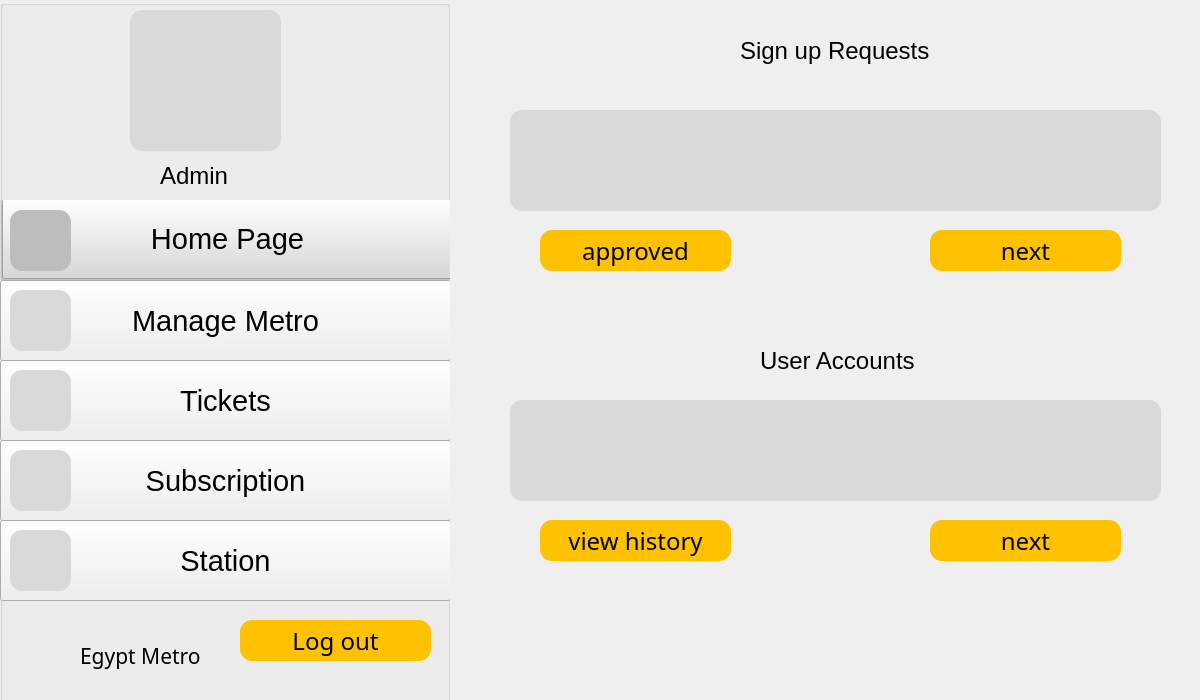
<?xml version="1.0" encoding="UTF-8"?>
<ui version="4.0">
 <class>admin</class>
 <widget class="QDockWidget" name="admin">
  <property name="geometry">
   <rect>
    <x>0</x>
    <y>0</y>
    <width>1200</width>
    <height>700</height>
   </rect>
  </property>
  <property name="windowTitle">
   <string>DockWidget</string>
  </property>
  <widget class="QWidget" name="dockWidgetContents">
   <widget class="QGroupBox" name="groupBox">
    <property name="geometry">
     <rect>
      <x>0</x>
      <y>0</y>
      <width>450</width>
      <height>721</height>
     </rect>
    </property>
    <property name="title">
     <string/>
    </property>
    <widget class="QGroupBox" name="groupBox_2">
     <property name="geometry">
      <rect>
       <x>0</x>
       <y>200</y>
       <width>451</width>
       <height>80</height>
      </rect>
     </property>
     <property name="styleSheet">
      <string notr="true">background-color: #D9D9D9;</string>
     </property>
     <property name="title">
      <string/>
     </property>
     <widget class="QPushButton" name="pushButton1">
      <property name="geometry">
       <rect>
        <x>2</x>
        <y>-2</y>
        <width>451</width>
        <height>81</height>
       </rect>
      </property>
      <property name="font">
       <font>
        <pointsize>22</pointsize>
       </font>
      </property>
      <property name="text">
       <string>Home Page</string>
      </property>
     </widget>
     <widget class="QLabel" name="imghome">
      <property name="geometry">
       <rect>
        <x>20</x>
        <y>20</y>
        <width>49</width>
        <height>41</height>
       </rect>
      </property>
      <property name="styleSheet">
       <string notr="true">background-color: #BDBDBD;</string>
      </property>
      <property name="text">
       <string/>
      </property>
     </widget>
     <widget class="QLabel" name="label_3">
      <property name="geometry">
       <rect>
        <x>10</x>
        <y>10</y>
        <width>61</width>
        <height>61</height>
       </rect>
      </property>
      <property name="styleSheet">
       <string notr="true">background-color: #BDBDBD;
border-radius: 12;
</string>
      </property>
      <property name="text">
       <string/>
      </property>
     </widget>
    </widget>
    <widget class="QLabel" name="metroimg">
     <property name="geometry">
      <rect>
       <x>10</x>
       <y>620</y>
       <width>61</width>
       <height>51</height>
      </rect>
     </property>
     <property name="text">
      <string/>
     </property>
    </widget>
    <widget class="QLabel" name="label_13">
     <property name="geometry">
      <rect>
       <x>80</x>
       <y>640</y>
       <width>161</width>
       <height>31</height>
      </rect>
     </property>
     <property name="font">
      <font>
       <family>BAXAUTRIAL</family>
       <pointsize>16</pointsize>
      </font>
     </property>
     <property name="text">
      <string>Egypt Metro</string>
     </property>
    </widget>
    <widget class="QLabel" name="adminimg">
     <property name="geometry">
      <rect>
       <x>130</x>
       <y>10</y>
       <width>151</width>
       <height>141</height>
      </rect>
     </property>
     <property name="styleSheet">
      <string notr="true">background-color: #D9D9D9;
border-radius: 12;</string>
     </property>
     <property name="text">
      <string/>
     </property>
    </widget>
    <widget class="QLabel" name="label">
     <property name="geometry">
      <rect>
       <x>160</x>
       <y>160</y>
       <width>101</width>
       <height>31</height>
      </rect>
     </property>
     <property name="font">
      <font>
       <pointsize>18</pointsize>
      </font>
     </property>
     <property name="text">
      <string>Admin</string>
     </property>
    </widget>
    <widget class="QPushButton" name="pushButton_11">
     <property name="geometry">
      <rect>
       <x>240</x>
       <y>620</y>
       <width>191</width>
       <height>41</height>
      </rect>
     </property>
     <property name="font">
      <font>
       <family>BAXAUTRIAL</family>
       <pointsize>18</pointsize>
      </font>
     </property>
     <property name="styleSheet">
      <string notr="true">background-color: #FFC200;
border-radius: 12;
color: black;</string>
     </property>
     <property name="text">
      <string>Log out</string>
     </property>
    </widget>
    <widget class="QPushButton" name="pushButton_4">
     <property name="geometry">
      <rect>
       <x>0</x>
       <y>280</y>
       <width>451</width>
       <height>81</height>
      </rect>
     </property>
     <property name="font">
      <font>
       <pointsize>22</pointsize>
      </font>
     </property>
     <property name="text">
      <string>Manage Metro</string>
     </property>
    </widget>
    <widget class="QLabel" name="manimg">
     <property name="geometry">
      <rect>
       <x>20</x>
       <y>300</y>
       <width>51</width>
       <height>41</height>
      </rect>
     </property>
     <property name="styleSheet">
      <string notr="true">background-color: #D9D9D9;
</string>
     </property>
     <property name="text">
      <string/>
     </property>
    </widget>
    <widget class="QLabel" name="label_5">
     <property name="geometry">
      <rect>
       <x>10</x>
       <y>290</y>
       <width>61</width>
       <height>61</height>
      </rect>
     </property>
     <property name="styleSheet">
      <string notr="true">background-color: #D9D9D9;
border-radius: 12;</string>
     </property>
     <property name="text">
      <string/>
     </property>
    </widget>
    <widget class="QPushButton" name="pushButton_3">
     <property name="geometry">
      <rect>
       <x>0</x>
       <y>360</y>
       <width>451</width>
       <height>81</height>
      </rect>
     </property>
     <property name="font">
      <font>
       <pointsize>22</pointsize>
      </font>
     </property>
     <property name="styleSheet">
      <string notr="true">text-allignment:left;</string>
     </property>
     <property name="text">
      <string>Tickets</string>
     </property>
    </widget>
    <widget class="QLabel" name="label_7">
     <property name="geometry">
      <rect>
       <x>10</x>
       <y>370</y>
       <width>61</width>
       <height>61</height>
      </rect>
     </property>
     <property name="styleSheet">
      <string notr="true">background-color: #D9D9D9;
border-radius: 12;</string>
     </property>
     <property name="text">
      <string/>
     </property>
    </widget>
    <widget class="QPushButton" name="pushButton_5">
     <property name="geometry">
      <rect>
       <x>0</x>
       <y>440</y>
       <width>451</width>
       <height>81</height>
      </rect>
     </property>
     <property name="font">
      <font>
       <pointsize>22</pointsize>
      </font>
     </property>
     <property name="text">
      <string>Subscription</string>
     </property>
    </widget>
    <widget class="QLabel" name="subimg">
     <property name="geometry">
      <rect>
       <x>20</x>
       <y>460</y>
       <width>49</width>
       <height>41</height>
      </rect>
     </property>
     <property name="styleSheet">
      <string notr="true">background-color: #D9D9D9;</string>
     </property>
     <property name="text">
      <string/>
     </property>
    </widget>
    <widget class="QLabel" name="label_9">
     <property name="geometry">
      <rect>
       <x>10</x>
       <y>450</y>
       <width>61</width>
       <height>61</height>
      </rect>
     </property>
     <property name="styleSheet">
      <string notr="true">background-color: #D9D9D9;
border-radius: 12;</string>
     </property>
     <property name="text">
      <string/>
     </property>
    </widget>
    <widget class="QPushButton" name="pushButton_2">
     <property name="geometry">
      <rect>
       <x>0</x>
       <y>520</y>
       <width>451</width>
       <height>81</height>
      </rect>
     </property>
     <property name="font">
      <font>
       <pointsize>22</pointsize>
      </font>
     </property>
     <property name="text">
      <string>Station</string>
     </property>
    </widget>
    <widget class="QLabel" name="label_11">
     <property name="geometry">
      <rect>
       <x>10</x>
       <y>530</y>
       <width>61</width>
       <height>61</height>
      </rect>
     </property>
     <property name="styleSheet">
      <string notr="true">background-color: #D9D9D9;
border-radius: 12;</string>
     </property>
     <property name="text">
      <string/>
     </property>
    </widget>
   </widget>
   <widget class="QLabel" name="label_2">
    <property name="geometry">
     <rect>
      <x>740</x>
      <y>30</y>
      <width>211</width>
      <height>41</height>
     </rect>
    </property>
    <property name="font">
     <font>
      <pointsize>18</pointsize>
     </font>
    </property>
    <property name="text">
     <string>Sign up Requests</string>
    </property>
   </widget>
   <widget class="QLabel" name="label_4">
    <property name="geometry">
     <rect>
      <x>760</x>
      <y>340</y>
      <width>161</width>
      <height>41</height>
     </rect>
    </property>
    <property name="font">
     <font>
      <pointsize>18</pointsize>
     </font>
    </property>
    <property name="text">
     <string>User Accounts</string>
    </property>
   </widget>
   <widget class="QTextBrowser" name="textBrowser">
    <property name="geometry">
     <rect>
      <x>510</x>
      <y>110</y>
      <width>651</width>
      <height>101</height>
     </rect>
    </property>
    <property name="styleSheet">
     <string notr="true">background-color: #D9D9D9;
border-radius: 12;</string>
    </property>
   </widget>
   <widget class="QTextBrowser" name="textBrowser_2">
    <property name="geometry">
     <rect>
      <x>510</x>
      <y>400</y>
      <width>651</width>
      <height>101</height>
     </rect>
    </property>
    <property name="styleSheet">
     <string notr="true">background-color: #D9D9D9;
border-radius: 12;</string>
    </property>
   </widget>
   <widget class="QPushButton" name="pushButton_12">
    <property name="geometry">
     <rect>
      <x>540</x>
      <y>230</y>
      <width>191</width>
      <height>41</height>
     </rect>
    </property>
    <property name="font">
     <font>
      <family>BAXAUTRIAL</family>
      <pointsize>18</pointsize>
     </font>
    </property>
    <property name="styleSheet">
     <string notr="true">background-color: #FFC200;
border-radius: 12;
color: black;</string>
    </property>
    <property name="text">
     <string>approved</string>
    </property>
   </widget>
   <widget class="QPushButton" name="pushButton_13">
    <property name="geometry">
     <rect>
      <x>930</x>
      <y>230</y>
      <width>191</width>
      <height>41</height>
     </rect>
    </property>
    <property name="font">
     <font>
      <family>BAXAUTRIAL</family>
      <pointsize>18</pointsize>
     </font>
    </property>
    <property name="styleSheet">
     <string notr="true">background-color: #FFC200;
border-radius: 12;
color: black;</string>
    </property>
    <property name="text">
     <string>next</string>
    </property>
   </widget>
   <widget class="QPushButton" name="pushButton_14">
    <property name="geometry">
     <rect>
      <x>540</x>
      <y>520</y>
      <width>191</width>
      <height>41</height>
     </rect>
    </property>
    <property name="font">
     <font>
      <family>BAXAUTRIAL</family>
      <pointsize>18</pointsize>
     </font>
    </property>
    <property name="styleSheet">
     <string notr="true">background-color: #FFC200;
border-radius: 12;
color: black;</string>
    </property>
    <property name="text">
     <string>view history</string>
    </property>
   </widget>
   <widget class="QPushButton" name="pushButton_15">
    <property name="geometry">
     <rect>
      <x>930</x>
      <y>520</y>
      <width>191</width>
      <height>41</height>
     </rect>
    </property>
    <property name="font">
     <font>
      <family>BAXAUTRIAL</family>
      <pointsize>18</pointsize>
     </font>
    </property>
    <property name="styleSheet">
     <string notr="true">background-color: #FFC200;
border-radius: 12;
color: black;</string>
    </property>
    <property name="text">
     <string>next</string>
    </property>
   </widget>
  </widget>
 </widget>
 <resources/>
 <connections/>
</ui>
